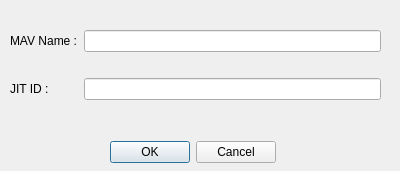
<?xml version="1.0" encoding="UTF-8"?>
<ui version="4.0">
 <class>Add_mav_Dialog</class>
 <widget class="QDialog" name="Add_mav_Dialog">
  <property name="geometry">
   <rect>
    <x>0</x>
    <y>0</y>
    <width>400</width>
    <height>171</height>
   </rect>
  </property>
  <property name="windowTitle">
   <string>Dialog</string>
  </property>
  <widget class="QDialogButtonBox" name="Add_mav_buttonBox">
   <property name="geometry">
    <rect>
     <x>110</x>
     <y>140</y>
     <width>166</width>
     <height>24</height>
    </rect>
   </property>
   <property name="standardButtons">
    <set>QDialogButtonBox::Cancel|QDialogButtonBox::Ok</set>
   </property>
  </widget>
  <widget class="QWidget" name="layoutWidget">
   <property name="geometry">
    <rect>
     <x>10</x>
     <y>10</y>
     <width>371</width>
     <height>111</height>
    </rect>
   </property>
   <layout class="QGridLayout" name="Add_mav_gridLayout">
    <item row="1" column="0">
     <widget class="QLabel" name="jit_id_label">
      <property name="text">
       <string>JIT ID :</string>
      </property>
     </widget>
    </item>
    <item row="1" column="1">
     <widget class="QLineEdit" name="jit_id_lineEdit"/>
    </item>
    <item row="0" column="1">
     <widget class="QLineEdit" name="mavname_lineEdit"/>
    </item>
    <item row="0" column="0">
     <widget class="QLabel" name="mavname_label">
      <property name="text">
       <string>MAV Name :</string>
      </property>
     </widget>
    </item>
   </layout>
  </widget>
 </widget>
 <resources/>
 <connections/>
</ui>
